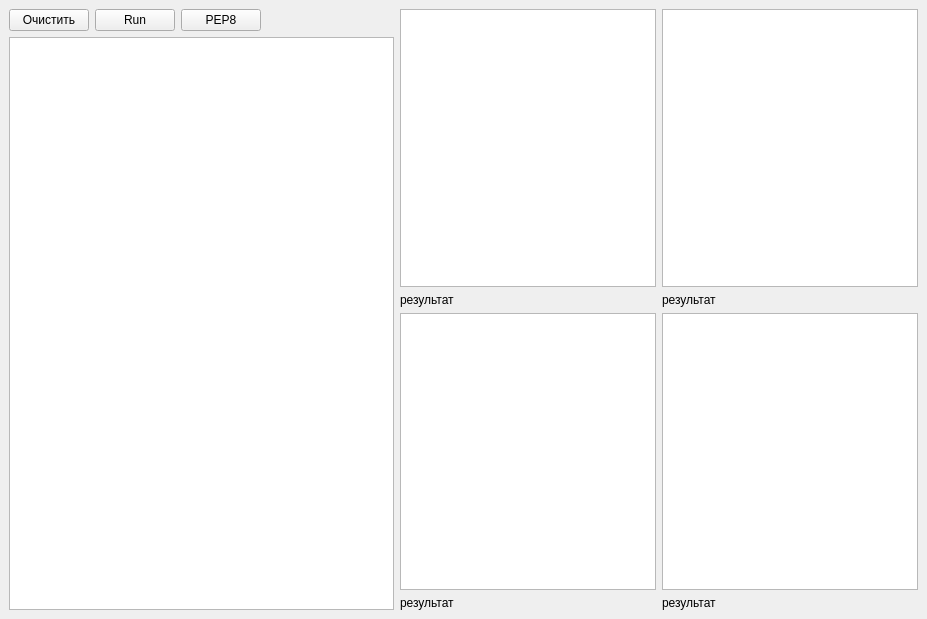
<?xml version="1.0" encoding="UTF-8"?>
<ui version="4.0">
 <class>MainWindow</class>
 <widget class="QMainWindow" name="MainWindow">
  <property name="geometry">
   <rect>
    <x>0</x>
    <y>0</y>
    <width>927</width>
    <height>619</height>
   </rect>
  </property>
  <property name="windowTitle">
   <string>Проверка заданий</string>
  </property>
  <widget class="QWidget" name="centralwidget">
   <layout class="QHBoxLayout" name="horizontalLayout_2">
    <item>
     <layout class="QVBoxLayout" name="verticalLayout">
      <item>
       <layout class="QHBoxLayout" name="horizontalLayout">
        <item>
         <widget class="QPushButton" name="clear_btn">
          <property name="text">
           <string>Очистить</string>
          </property>
         </widget>
        </item>
        <item>
         <widget class="QPushButton" name="run_btn">
          <property name="text">
           <string>Run</string>
          </property>
         </widget>
        </item>
        <item>
         <widget class="QPushButton" name="pep8_btn">
          <property name="text">
           <string>PEP8</string>
          </property>
         </widget>
        </item>
        <item>
         <spacer name="horizontalSpacer">
          <property name="orientation">
           <enum>Qt::Horizontal</enum>
          </property>
          <property name="sizeHint" stdset="0">
           <size>
            <width>40</width>
            <height>20</height>
           </size>
          </property>
         </spacer>
        </item>
       </layout>
      </item>
      <item>
       <widget class="QPlainTextEdit" name="source_te">
        <property name="font">
         <font>
          <family>Consolas</family>
          <pointsize>10</pointsize>
         </font>
        </property>
       </widget>
      </item>
     </layout>
    </item>
    <item>
     <layout class="QGridLayout" name="gridLayout">
      <item row="0" column="0">
       <layout class="QVBoxLayout" name="verticalLayout_2">
        <item>
         <widget class="QPlainTextEdit" name="code1_te">
          <property name="font">
           <font>
            <family>Consolas</family>
            <pointsize>10</pointsize>
           </font>
          </property>
         </widget>
        </item>
        <item>
         <widget class="QLabel" name="result1_lb">
          <property name="text">
           <string>результат</string>
          </property>
         </widget>
        </item>
       </layout>
      </item>
      <item row="0" column="1">
       <layout class="QVBoxLayout" name="verticalLayout_3">
        <item>
         <widget class="QPlainTextEdit" name="code2_te">
          <property name="font">
           <font>
            <family>Consolas</family>
            <pointsize>10</pointsize>
           </font>
          </property>
         </widget>
        </item>
        <item>
         <widget class="QLabel" name="result2_lb">
          <property name="text">
           <string>результат</string>
          </property>
         </widget>
        </item>
       </layout>
      </item>
      <item row="1" column="0">
       <layout class="QVBoxLayout" name="verticalLayout_4">
        <item>
         <widget class="QPlainTextEdit" name="code3_te">
          <property name="font">
           <font>
            <family>Consolas</family>
            <pointsize>10</pointsize>
           </font>
          </property>
         </widget>
        </item>
        <item>
         <widget class="QLabel" name="result3_lb">
          <property name="text">
           <string>результат</string>
          </property>
         </widget>
        </item>
       </layout>
      </item>
      <item row="1" column="1">
       <layout class="QVBoxLayout" name="verticalLayout_5">
        <item>
         <widget class="QPlainTextEdit" name="code4_te">
          <property name="font">
           <font>
            <family>Consolas</family>
            <pointsize>10</pointsize>
           </font>
          </property>
         </widget>
        </item>
        <item>
         <widget class="QLabel" name="result4_lb">
          <property name="text">
           <string>результат</string>
          </property>
         </widget>
        </item>
       </layout>
      </item>
     </layout>
    </item>
   </layout>
  </widget>
 </widget>
 <resources/>
 <connections/>
</ui>
